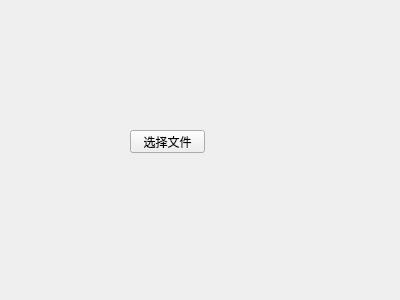
<?xml version="1.0" encoding="UTF-8"?>
<ui version="4.0">
 <class>Form</class>
 <widget class="QWidget" name="Form">
  <property name="geometry">
   <rect>
    <x>0</x>
    <y>0</y>
    <width>400</width>
    <height>300</height>
   </rect>
  </property>
  <property name="windowTitle">
   <string>Form</string>
  </property>
  <widget class="QPushButton" name="pushButton">
   <property name="geometry">
    <rect>
     <x>130</x>
     <y>130</y>
     <width>75</width>
     <height>23</height>
    </rect>
   </property>
   <property name="text">
    <string>选择文件</string>
   </property>
  </widget>
 </widget>
 <resources/>
 <connections/>
</ui>
